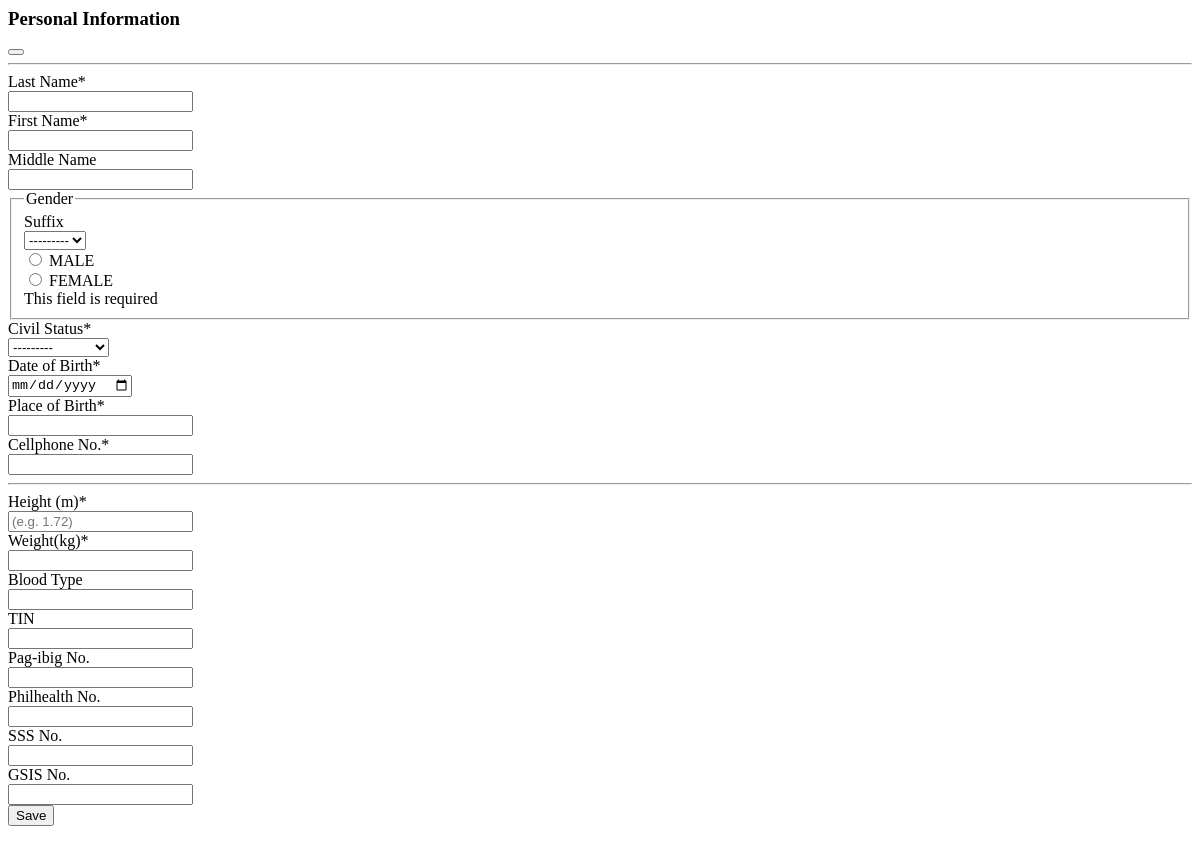
/personal-info/ (signed in), run on an earlier commit of the app's database.
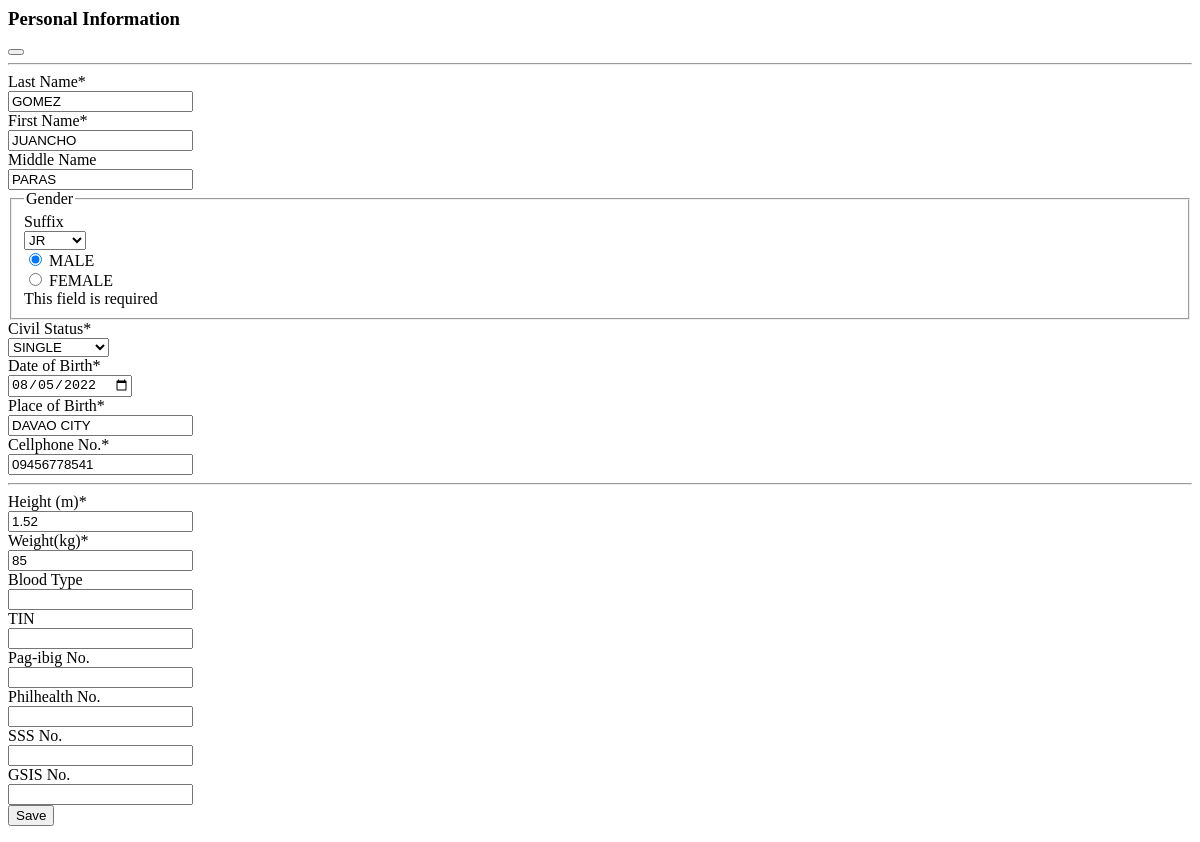
And on a later commit of the database.
### rma/models.py (models this page shows, shortened)
class PersonalInfo(models.Model):
    user = models.OneToOneField(User, on_delete=models.CASCADE)
    last_name = Uppercase('Last name',max_length=200)
    first_name = Uppercase('First name',max_length=200)
    middle_name = Uppercase('Middle name',max_length=200, blank=True)
    suffix = Uppercase('Suffix',max_length=3, null=False, blank=True, choices=SUFFIX)
    gender =  Uppercase('Gender',max_length=6, choices=GENDER)
    civil_status = models.CharField('Civil status',max_length=9, choices=CIVIL_STATUS)
    date_of_birth = models.DateField()
    place_of_birth = Uppercase('Place of birth',max_length=200)
    cellphone_no  = models.CharField('Cellphone Number', max_length=11)
    height = models.DecimalField('Height (m)', max_digits=3, decimal_places=2)
    weight = models.CharField('Weight (kg)', max_length=3)
    blood_type = Uppercase('Blood type',max_length=3, blank=True)
    tin = models.CharField('TIN', max_length=11, blank=True)
    pag_ibig = models.CharField('Pag-ibig No.', max_length=20, blank=True)
    philhealth = models.CharField('Philhealth No.', max_length=14, blank=True)
    sss = models.CharField('SSS No.', max_length=12, blank=True)
    gsis = models.CharField('GSIS/BP No.', max_length=15, blank=True)
    class Meta:
        verbose_name_plural = "Personal Information"

### rma/views.py (the view)
# urls.py: path('personal-info/', views.personal_info, name='personal-info'),
@login_required()
def personal_info(request):
    try:
        obj = request.user.personalinfo
    except ObjectDoesNotExist:
        obj = PersonalInfo(user=request.user)
    if request.method == 'POST':
        form = PersonalInfoForm(request.POST, instance=obj)
        if form.is_valid():
            form.save()
            return HttpResponse(status=204, headers={'HX-Trigger': 'personal_info'})
    else:
        form = PersonalInfoForm(instance=obj)
    return render(request, 'modals/personal_info_modal.html',{'form':form})

### rma/forms.py
class PersonalInfoForm(forms.ModelForm):
    user = forms.CharField(widget=forms.TextInput(attrs={'type':'hidden'}))
    gender = forms.CharField(required=True, widget=forms.RadioSelect(choices=GENDER),)
    cellphone_no = forms.CharField(
        min_length=11,
        max_length=11,
        validators=[RegexValidator(r'^[0-9]*$', message="Only number is allowed")],
        widget=forms.TextInput(attrs={'data-mask':'0000-0000000','autocomplete':'off'}),
    )
    height = forms.DecimalField(
        max_digits=3,
        decimal_places=2,
        widget=forms.NumberInput(attrs={'placeholder':'(e.g. 1.72)'}),
    )
    weight = forms.CharField(
        max_length=3,
        min_length=2,
        validators=[RegexValidator(r'^[0-9]*$', message="Only number is allowed")],
    )
    class Meta:
        model = PersonalInfo
        fields = '__all__'

### templates/modals/personal_info_modal.html (shortened to what the changed rows need)
{% load widget_tweaks %}
{% with WIDGET_ERROR_CLASS='is-invalid' %}
    <form hx-post="{{ request.path }}" hx-headers='{"X-CSRFToken":"{{ csrf_token }}"}' class="modal-content" novalidate>
        <div class="modal-body">
            <div class="row mb-3">
                <div class="col-sm-10">
                    {% render_field form.last_name type="text" class="form-control text-uppercase" %}
                </div>
            </div>
            <div class="row mb-3">
                <div class="col-sm-10">
                    {% render_field form.first_name type="text" class="form-control text-uppercase" %}
                </div>
            </div>
            <div class="row mb-3">
                <div class="col-sm-10">
                    {% render_field form.middle_name type="text" class="form-control text-uppercase" %}
                </div>
            </div>
            <fieldset class="row mb-3">
                <div class="col-sm-4">
                    {% render_field form.suffix type="text" class="form-select" %}
                </div>
                <div class="col-sm-4">
                    <div class="form-check">
                        {% render_field form.gender %}
                    </div>
                </div>
            </fieldset>
            <div class="row mb-3">
                <div class="col-sm-4">
                    {% render_field form.civil_status type="text" class="form-select" %}
                </div>
                <div class="col-sm-4">
                    {% render_field form.date_of_birth type="date" class="form-control" %}
                </div>
            </div>
            <div class="row mb-3">
                <div class="col-sm-4">
                    {% render_field form.place_of_birth type="text" class="form-control text-uppercase" %}
                </div>
                <div class="col-sm-4">
                    {% render_field form.cellphone_no type="text" class="form-control" %}
                </div>
            </div>
            <div class="row mb-3">
                <div class="col-sm-4">
                    {% render_field form.height type="text" class="form-control" %}
                </div>
                <div class="col-sm-4">
                    {% render_field form.weight type="text" class="form-control" %}
                </div>
            </div>
            <div class="row mb-3">
                <div class="col-sm-4">
                    {% render_field form.blood_type type="text" class="form-control text-uppercase" %}
                </div>
                <div class="col-sm-4">
                    {% render_field form.tin type="text" class="form-control" %}
                </div>
            </div>
            <div class="row mb-3">
                <div class="col-sm-4">
                    {% render_field form.pag_ibig type="text" class="form-control" %}
                </div>
                <div class="col-sm-4">
                    {% render_field form.philhealth type="text" class="form-control" %}
                </div>
            </div>
            <div class="row mb-3">
                <div class="col-sm-4">
                    {% render_field form.sss type="text" class="form-control" %}
                </div>
                <div class="col-sm-4">
                    {% render_field form.gsis type="text" class="form-control" %}
                </div>
            </div>
        </div>
    </form>
{% endwith %}

What changed in the data, as far as the page shows it:
added PersonalInfo: last_name "GOMEZ", first_name "JUANCHO", middle_name "PARAS", suffix "JR", gender "☑ MALE ☐ FEMALE", civil_status "SINGLE", date_of_birth "08/05/2022", place_of_birth "DAVAO CITY", cellphone_no "09456778541", height "1.52", weight "85"
Also different on the page:
form field suffix: "---------" → (not shown)
form field gender: "☐ MALE ☐ FEMALE" → (not shown)
form field civil_status: "---------" → (not shown)
